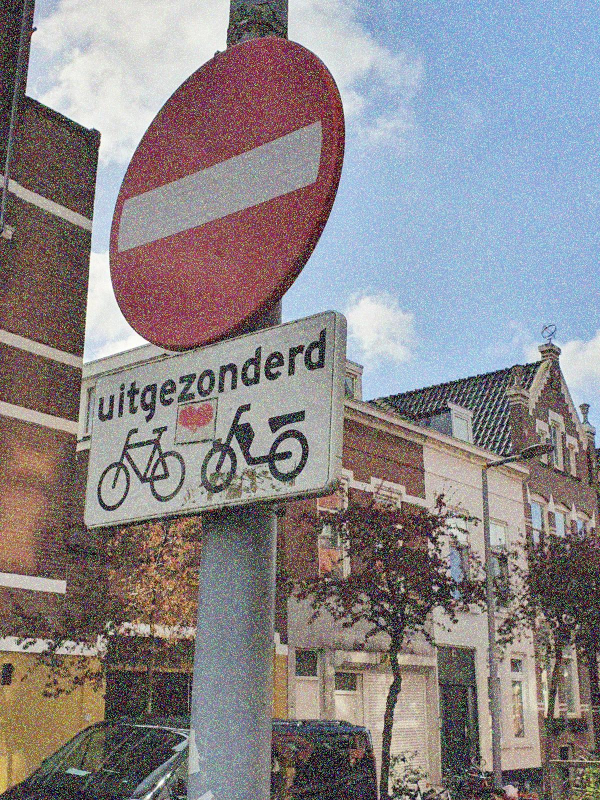
#> input picture train/Prohibition_Signs/17.jpeg, 1200 x 1600 px, found by its file name (shown at 1/2 size)
$ jupyter execute flip.ipynb   (shell and % lines are left out)
#> lines starting #> are read from the running program, lines starting #| are printed output that depends on the picture
[cell 1]
import cv2 as cv
import numpy as np
import matplotlib.pyplot as plt
import os

[cell 2]
def load(path):
    img=cv.imread(path)
#> img is the input picture: shape (1600, 1200, 3); mean B, G, R 135.9, 133.2, 138.2
    img=cv.cvtColor(img,cv.COLOR_BGR2RGB)
    return img

[cell 3]
def display(img1,img2,img3,img4):
    fig=plt.figure(figsize=(12,18))
    ax=fig.add_subplot(221)
    ax.imshow(img1)
    ax=fig.add_subplot(222)
    ax.imshow(img2)
    ax=fig.add_subplot(223)
    ax.imshow(img3)
    ax=fig.add_subplot(224)
    ax.imshow(img4)

[cell 4]
#original image
img=load("/Users/mehradhq/Computer_Vision/Research_2/dataset/train/Prohibition_Signs/17.jpeg")
#flip over the origin
img_origin=cv.flip(img,0)
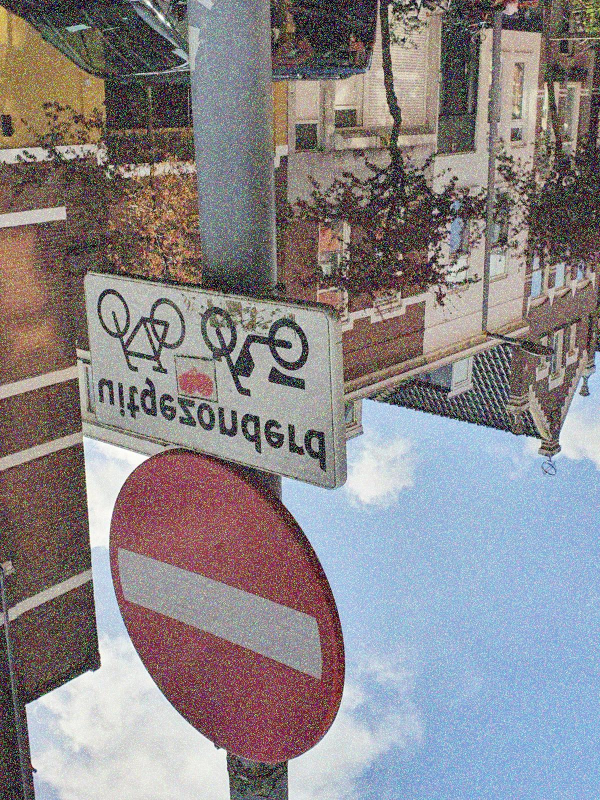
#> img_origin: shape (1600, 1200, 3) (shown at 1/2 size); mean R, G, B 138.2, 133.2, 135.9
#flip over the y-axis
img_y=cv.flip(img,1)
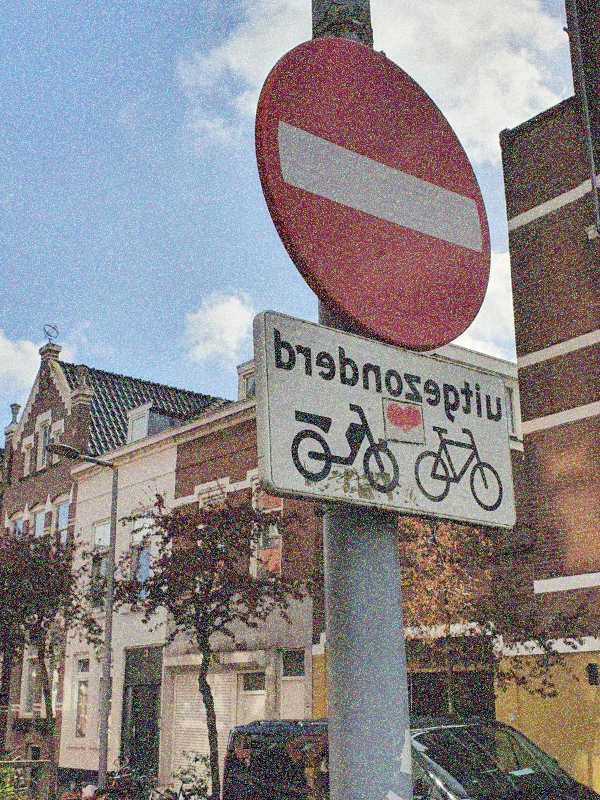
#> img_y: shape (1600, 1200, 3) (shown at 1/2 size); mean R, G, B 138.2, 133.2, 135.9
#flip over the x-axis
img_x=cv.flip(img,-1)
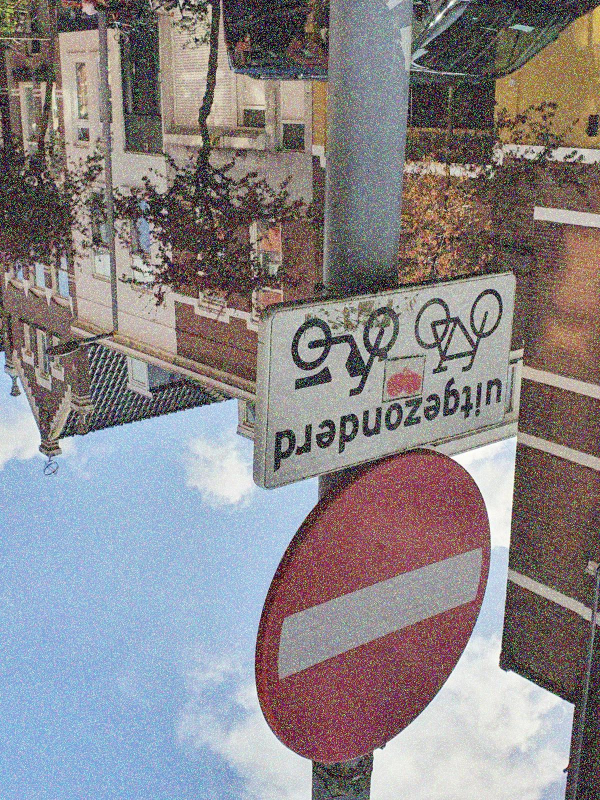
#> img_x: shape (1600, 1200, 3) (shown at 1/2 size); mean R, G, B 138.2, 133.2, 135.9
display(img,img_origin,img_y,img_x)
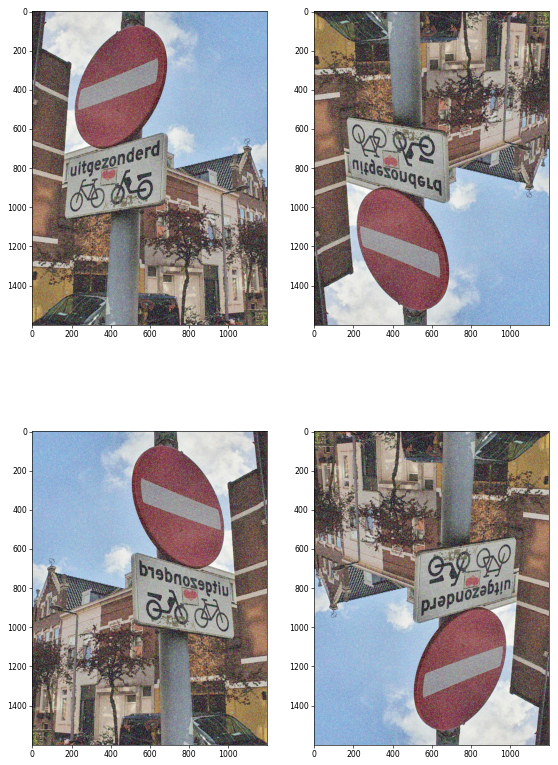
#> figure drawn by matplotlib, 4 panels

$ run again, with train/Prohibition_Signs/105.jpeg copied over train/Prohibition_Signs/17.jpeg
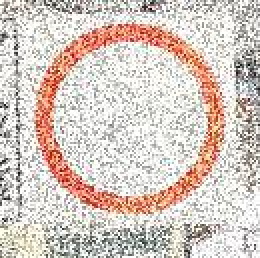
#> input picture train/Prohibition_Signs/105.jpeg, 130 x 129 px, found by its file name (shown 2 times larger)
#> in load, img is the input picture: shape (129, 130, 3); mean B, G, R 194.3, 201.7, 214.3
#> `img_x=cv.flip(img,-1)`:
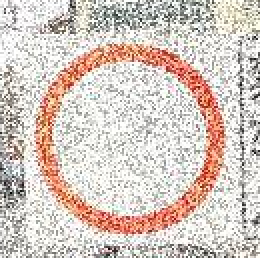
#> img_x: shape (129, 130, 3) (shown 2 times larger); mean R, G, B 214.3, 201.7, 194.3
#> `[cell 4] #original image img=load("/Users/mehradhq/Computer_Vision/Res..`:
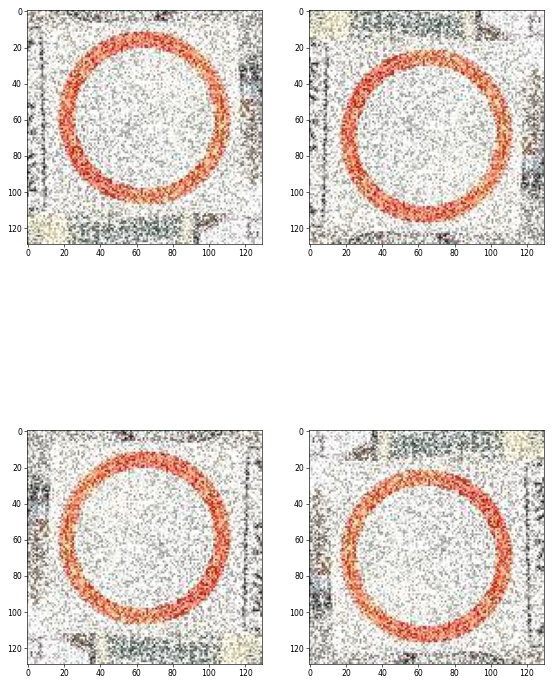
#> figure drawn by matplotlib, 4 panels
